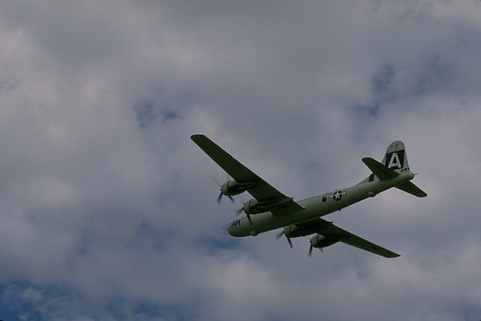
#> input picture image.jpg, 481 x 321 px
$ jupyter execute 170102070_Assignment2.ipynb   (shell and % lines are left out)
#> lines starting #> are read from the running program, lines starting #| are printed output that depends on the picture; after the words box and inside, x2 and y2 are one past the last pixel; in counts of white or black regions, pixels touching at a corner belong together; long printed decimals are rounded
# Computer Vision Assignment 2

Vusuvandla Khagesh Kumar <br>
170102070 <br>
ECE

[cell 1]
import numpy as np
import cv2
from matplotlib import pyplot as plt
from collections import deque

[cell 2]
def jaccard_similarity_index(img,reference):
    a_intersection_b = np.sum(img[img==reference])
    a_union_b = dim[0]*dim[1]
    return a_intersection_b/a_union_b

[cell 3]
# RGB
img = cv2.imread('image.jpg')
#> img is the input picture: shape (321, 481, 3); mean B, G, R 129.2, 118.4, 113.8
img = np.array(img,dtype=np.int64)

plt.imshow(img, vmin=0, vmax=255)
plt.title('Original RGB Image')
plt.show()

# Gray
gray_img = cv2.imread('image.jpg',0)
#> gray_img: shape (321, 481); min 0, max 177, mean 118.3
gray_img = np.array(gray_img,dtype=np.int64)

plt.imshow(gray_img,cmap='gray', vmin=0, vmax=255)
plt.title('Original Gray Scale Image')
plt.show()

# Ground Truth
ground_truth = cv2.imread('ground_truth.png',0)
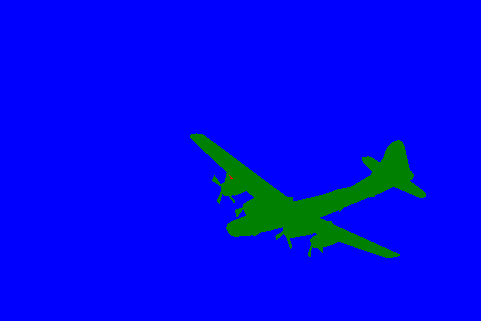
#> input picture ground_truth.png, 481 x 321 px
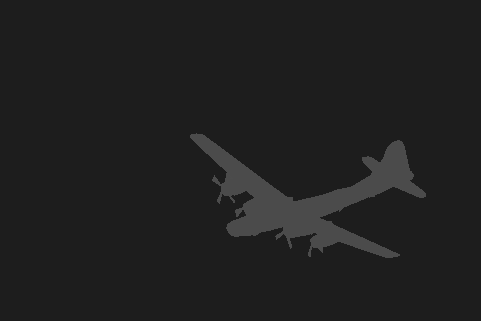
#> ground_truth: shape (321, 481); min 29, max 76, mean 31.8
reference = ground_truth.copy()
reference[ground_truth<=30] = 1
reference[ground_truth>30] = 0
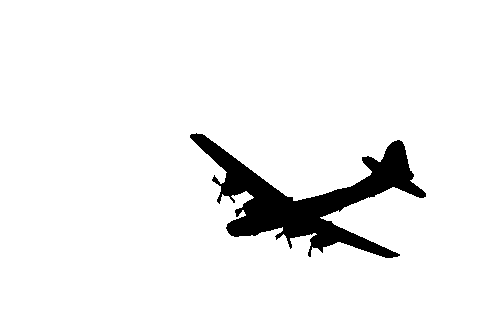
#> reference: shape (321, 481); values 0 (black) and 1 (white), 94% white; 1 black region, box (x1, y1, x2, y2) and area: (190, 133, 426, 258) 9298

plt.imshow(reference,cmap='gray', vmin=0, vmax=1)
plt.title('Ground Truth')
plt.show()

# dimensions
dim = img.shape
#> dim = (321, 481, 3)
if(len(dim)<=2):
    dim = (dim[0],dim[1],1)

# a) Region Growing Algorithm

### Part 1: Considering Neighbour

[cell 4]
def distance(img, point, new_point):
    norm = np.linalg.norm(img[point[0],point[1]] - img[new_point[0],new_point[1]])
    return norm

[cell 5]
region = np.zeros((dim[0],dim[1]))
visited = np.zeros((dim[0],dim[1]),dtype=bool)

threshold = 5

queue = deque([(180,270)])
#queue = deque([(180,270),(230,300),(250,390)])

for point in queue:
    region[point[0],point[1]] = 0
    visited[point[0],point[1]] = True
while(queue):
    point = queue[-1]
    queue.pop()
    for i in (-1,0,1):
        for j in (-1,0,1):
            if(i==0 and j==0):
                continue
            new_point = (point[0]+i,point[1]+j)
            if(new_point[0]<0 or new_point[0]>=dim[0]):
                continue
            if(new_point[1]<0 or new_point[1]>=dim[1]):
                continue
            if((not visited[new_point[0],new_point[1]]) and region[new_point[0],new_point[1]]==0 and distance(gray_img,point,new_point)<threshold):
                visited[new_point[0],new_point[1]] = True
                region[new_point[0],new_point[1]] = 1
                queue.append(new_point)
region_growing = region.copy()

[cell 6]
#region = np.ones((dim[0],dim[1]))

plt.imshow(region_growing,cmap='gray', vmin=0, vmax=1)
plt.title('Region Growing')
plt.savefig('results/region_growing.png')
plt.show()


print('Jaccard Similarity Index for Region Growing Algorithm:',jaccard_similarity_index(region_growing,reference))
#> in jaccard_similarity_index, `a_intersection_b = np.sum(img[img==reference])`: a_intersection_b = 144462
#| Jaccard Similarity Index for Region Growing Algorithm: 0.9356
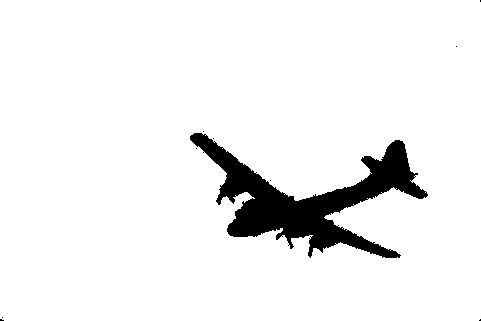
#> region_growing: shape (321, 481) float64; values 0 (black) and 1 (white), 93.6% white; 10 black regions (9 under 20 px), largest, box (x1, y1, x2, y2) and area: (190, 133, 428, 258) 9801

### Part 2: Without Considering Neighbour (Ignore this method)

[cell 7]
min_intensity = np.min(gray_img)
#> min_intensity = 0
indices = np.where(gray_img==min_intensity)
#> indices = 10 positions, rows 161 to 238, columns 237 to 395
seed = np.array(indices).T[0]
#> seed = [161, 395]

[cell 8]
region = np.ones((dim[0],dim[1]))
threshold = 50
region[gray_img-min_intensity<threshold] = 0
plt.imshow(region,cmap='gray', vmin=0, vmax=1)
plt.title('Region Growing Algorithm without neighbour (Ignore this)')
plt.show()
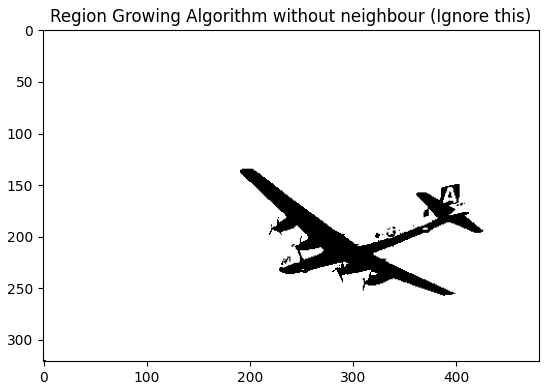
#> figure drawn by matplotlib, 1 panel

# b) Watershed algorithm

[cell 9]
def assig_neighbour(img, intensity, neighbours, x, y):
    '''
    Ignore this function.
    If below function does not work, replace with this function
    '''
    Set = set({})
    new_region = False
    for i,j in neighbours:
        if(x+i<0 or x+i>=dim[0] or y+j<0 or y+j>=dim[1]):
            continue
        if(region[x+i,y+j]!=0 and abs(intensity-img[x+i,y+j])<=1):
            Set.add(region[x+i,y+j])
        if(abs(intensity-img[x+i,y+j])>1):
            new_region = True
    List = list(Set)
    List.sort()
    if(len(List)==1):
        return List[0]
    elif(len(List)>1):
        return List[0]
    return -1

[cell 10]
def assign_neighbour(img, intensity, region, neighbours, x, y):
    '''
    Set = set({})
    for i,j in neighbours:
        if(x+i<0 or x+i>=dim[0] or y+j<0 or y+j>=dim[1]):
            continue
        if(region[x+i,y+j]!=0):
            Set.add(region[x+i,y+j])
    List = list(Set)
    List.sort()
    '''

    Dict = {}
    for i,j in neighbours:
        if(x+i<0 or x+i>=dim[0] or y+j<0 or y+j>=dim[1] or region[x+i,y+j]==0):
            continue
        if (Dict.get(region[x+i][y+j]) == None):
            Dict[region[x+i][y+j]] = 1
        else:
            Dict[region[x+i][y+j]] += 1

    List = []
    for key,value in Dict.items():
        List.append((value,key))
    List.sort()

    if(len(List)==0):
        return -1
    return List[-1][1]

[cell 11]
region = np.zeros(gray_img.shape)
region_count = 0

intensities = []
for i in range(dim[0]):
    for j in range(dim[1]):
        intensities.append((gray_img[i][j],i,j))
#> after the loop, intensities = 154401 items
intensities.sort()

region_count = 0

neighbours = np.array([[-1,-1],[-1,0],[-1,1],  [0,-1],[0,1],  [1,-1],[1,0],[1,1]])
for intensity,x,y in intensities:
    neighbour_region = assign_neighbour(gray_img,intensity,region,neighbours,x,y)
    if(neighbour_region>=0):
        region[x,y] = neighbour_region
    else:
        region_count+=1
        region[x,y] = region_count
#> this loop made 154401 passes
#> (intensity, x, y, neighbour_region) on passes 1 to 12: (0, 161, 395, -1), (0, 168, 395, -1), (0, 181, 237, -1), (0, 197, 340, -1), (0, 199, 338, -1), (0, 200, 323, -1), (0, 204, 257, -1), (0, 204, 261, -1), (0, 213, 254, -1), (0, 238, 288, -1), (1, 189, 244, -1), (1, 190, 242, -1)
#> neighbour_region on passes 61 to 66: 22, -1, -1, 15, -1, -1
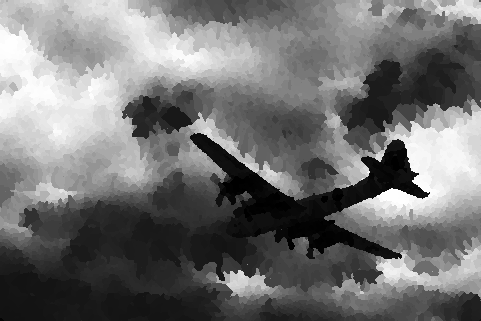
#> region: shape (321, 481) float64; min 1, max 7461, mean 3353.4; drawn with min black and max white
#> after the loop, region_count = 7461
region_copy = region.copy()

[cell 12]
threshold = 550
region_copy[region<threshold] = 0
#> region_copy: shape (321, 481) float64; 6.37% of pixels changed, all inside (x1, y1, x2, y2) = (0, 133, 430, 321)
region_copy[region>=threshold] = 1
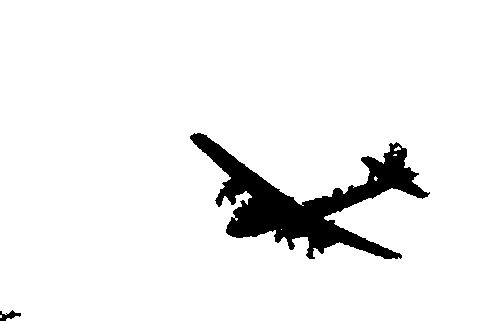
#> region_copy: shape (321, 481) float64; values 0 (black) and 1 (white), 93.6% white; 2 black regions, box (x1, y1, x2, y2) and area: (190, 133, 430, 259) 9718, (0, 310, 21, 321) 113
region_copy[region==0] = 1

watershed = region_copy.copy()
plt.imshow(region_copy,cmap='gray', vmin=0, vmax=1)
plt.title('Watershed Segmentation Algorithm')
plt.savefig('results/watershed.png')
plt.show()

print('Jaccard Similarity Index for Watershed Algorithm:',jaccard_similarity_index(watershed,reference))
#| Jaccard Similarity Index for Watershed Algorithm: 0.9333

# K-means algorithm

[cell 13]
def Kmeans(img, dim, k, centroids):
    '''
    Inputs:
        img : image
        dim : dimension of image in tuple
        k : number of clusters
        centroids : initial centroids
    return:
        cluster_matrix : 2-d array of image size with each element mapped to one cluster denoting 0,1,2...
        centroids : 2-d array with each row denoting the centroid of each cluster denoted by 0,1,2...
    '''
    distance_matrix = np.zeros((k,dim[0],dim[1]))
    for i in range(k):
        if(dim[2]>1):
            distance_matrix[i] = np.linalg.norm(img-centroids[i],axis=2)
        else:
            distance_matrix[i] = abs(img-centroids[i])
    cluster_matrix = np.argmin(distance_matrix,axis=0)
    #print(distance_matrix)
    for i in range(k):
        indices = np.where(cluster_matrix==i)
        indices = np.array(indices)
        if(dim[2]>1):
            points = img[indices[0,:],indices[1,:],:]
        else:
            points = img[indices[0,:],indices[1,:]]
        #print(len(points))
        if(len(points)!=0):
            centroids[i] = np.mean(points,axis=0)
    return (cluster_matrix, centroids)

[cell 14]
# Numer of clusters - 2
k = 2

np.random.seed(2020)
Centroids = np.random.randint(255,size=(k,dim[2]))
#> Centroids = [[96, 136, 67], [118, 195, 91]]

centroids = Centroids.copy()
#> centroids = [[96, 136, 67], [118, 195, 91]]
for i in range(1000):
    local_centroids = centroids.copy()
    cluster_matrix, centroids  = Kmeans(img,dim,k,centroids.copy())

    # Break the loop when input and output centroids donot change
    if(np.linalg.norm(centroids-local_centroids)==0):
        break
    print("iteration no.",i)
#> this loop made 14 passes
#> (local_centroids, centroids) on passes 2 to 10: ([[123, 111, 105], [146, 138, 139]], [[116, 104, 96], [142, 133, 132]]), ([[116, 104, 96], [142, 133, 132]], [[107, 95, 86], [140, 130, 128]]), ([[107, 95, 86], [140, 130, 128]], [[97, 85, 75], [138, 128, 125]]), ([[97, 85, 75], [138, 128, 125]], [[86, 76, 65], [137, 126, 123]]), ([[86, 76, 65], [137, 126, 123]], [[73, 65, 53], [136, 125, 122]]), ([[73, 65, 53], [136, 125, 122]], [[60, 56, 44], [136, 124, 120]]), ([[60, 56, 44], [136, 124, 120]], [[47, 48, 37], [135, 124, 119]]), ([[47, 48, 37], [135, 124, 119]], [[35, 40, 31], [135, 123, 119]]), ([[35, 40, 31], [135, 123, 119]], [[28, 36, 27], [135, 123, 118]])
#> centroids on passes 1, 14: [[123, 111, 105], [146, 138, 139]], [[24, 33, 25], [135, 123, 118]]
#> pass 1, `cluster_matrix, centroids  = Kmeans(img,dim,k,centroids.copy())`:
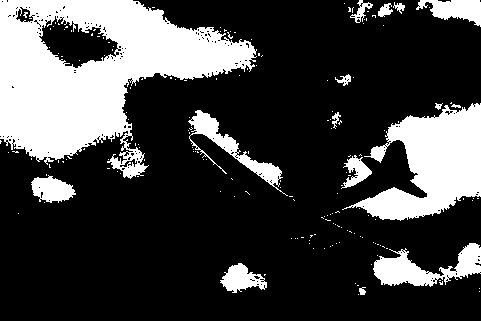
#> cluster_matrix: shape (321, 481) int64; values 0 (black) and 1 (white), 25.7% white; 179 white regions (163 under 20 px), largest, box (x1, y1, x2, y2) and area: (0, 0, 257, 179) 23258, (342, 103, 481, 221) 8520, (373, 243, 481, 287) 2220
#> pass 3, `cluster_matrix, centroids  = Kmeans(img,dim,k,centroids.copy())`:
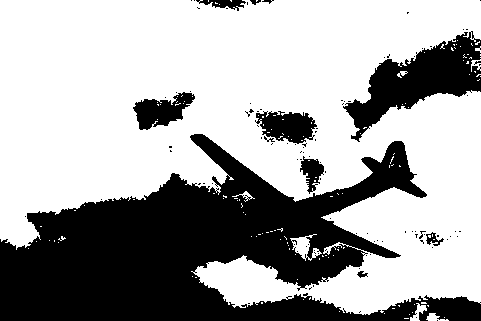
#> cluster_matrix: shape (321, 481) int64; values 0 (black) and 1 (white), 65.4% white; 102 black regions (91 under 20 px), largest, box (x1, y1, x2, y2) and area: (0, 134, 481, 321) 43635, (343, 31, 481, 142) 6032, (255, 111, 317, 144) 1350

[cell 15]
k_means = cluster_matrix.copy()
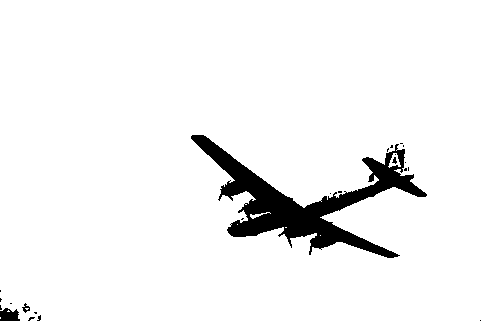
#> k_means: shape (321, 481) int64; values 0 (black) and 1 (white), 94.7% white; 23 black regions (19 under 20 px), largest, box (x1, y1, x2, y2) and area: (191, 135, 427, 258) 7818, (0, 308, 20, 321) 198, (22, 303, 30, 313) 37, (392, 157, 397, 164) 20
plt.imshow(cluster_matrix,cmap='gray', vmin=0, vmax=k-1)
plt.title('K Means')
plt.savefig('results/k_means.png')
plt.show()

print('Jaccard Similarity Index for K Means Algorithm:',jaccard_similarity_index(k_means,reference))
#| Jaccard Similarity Index for K Means Algorithm: 0.9376

# Conclusion

[cell 16]
print('Jaccard Similarity Index for Region Growing Algorithm:',jaccard_similarity_index(region_growing,reference))
#| Jaccard Similarity Index for Region Growing Algorithm: 0.9356
print('Jaccard Similarity Index for Watershed Algorithm     :',jaccard_similarity_index(watershed,reference))
#| Jaccard Similarity Index for Watershed Algorithm     : 0.9333
print('Jaccard Similarity Index for K Means Algorithm       :',jaccard_similarity_index(k_means,reference))
#| Jaccard Similarity Index for K Means Algorithm       : 0.9376
